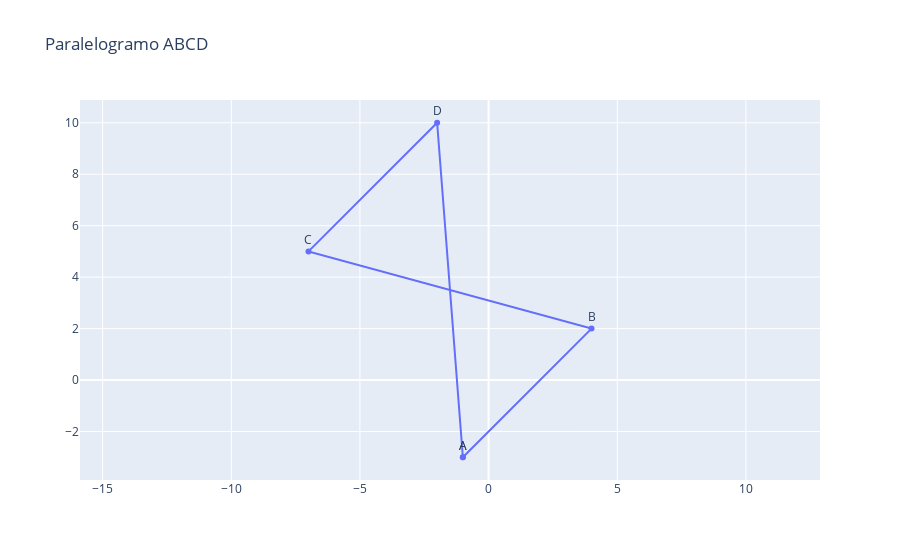

Notebook cell for this chart:
### Markdown cell above
# 5. Visualización con Plotly

### Code cell
import plotly.graph_objects as go

A = (-1, -3)
B = (4, 2)
C = (-7, 5)
D = (-2, 10)

X = [A[0], B[0], C[0], D[0], A[0]]
Y = [A[1], B[1], C[1], D[1], A[1]]

fig = go.Figure()

fig.add_trace(go.Scatter(x=X, y=Y, mode='lines+markers+text',
                         text=['A','B','C','D','A'],
                         textposition="top center"))

fig.update_layout(title="Paralelogramo ABCD",
                  xaxis=dict(scaleanchor="y"))

fig.show()

### Figure 1 — Plotly figure (JSON) as saved in the notebook; plotly's stock layout.template omitted (floating-point values rounded to 4 significant figures)
{"data": [{"mode": "lines+markers+text", "text": ["A", "B", "C", "D", "A"], "textposition": "top center", "type": "scatter", "x": [-1, 4, -7, -2, -1], "y": [-3, 2, 5, 10, -3]}], "layout": {"title": {"text": "Paralelogramo ABCD"}, "xaxis": {"scaleanchor": "y"}}}
